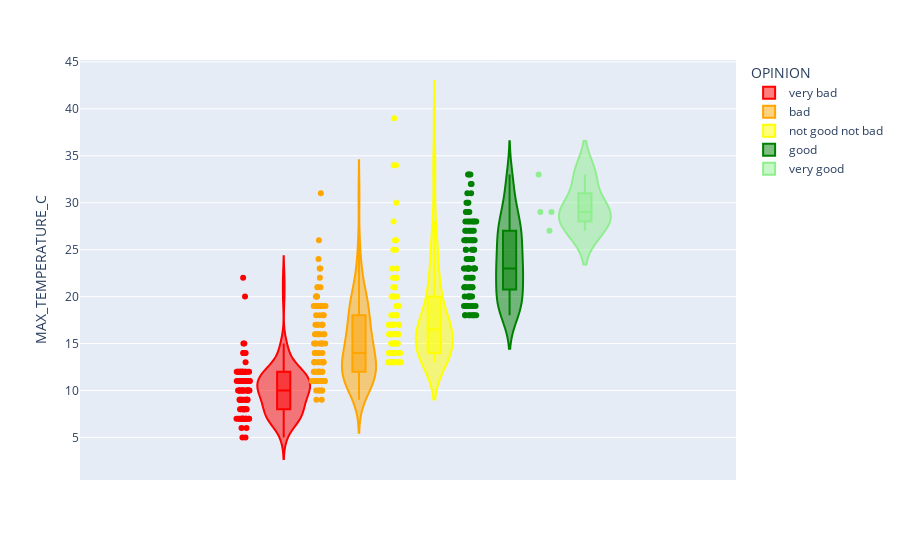

Notebook code for this chart:
### Markdown cell above
## Draw 5 violin charts on the same figure
Do you know box plot ? Violin is like a box plot, but with density.

### Code cell
# Complete the code below to add Opinion on color argument.
# Change colors to be coherent and not to draw a rainbow.


fig = px.violin(df_weather, y="MAX_TEMPERATURE_C", color='OPINION',  box=True, points="all",
                color_discrete_sequence=["red", "orange", "yellow", "green", "lightgreen"])
fig.show()

# Could you read on the graph which is the max temperature for a "bad" weather ?
#Yes ! Its in red color, max temp = 22 for a bad weather

### Figure 1 — Plotly figure (JSON) as saved in the notebook; plotly's stock layout.template omitted (floating-point values rounded to 4 significant figures)
{"data": [{"alignmentgroup": "True", "box": {"visible": true}, "hovertemplate": "OPINION=very bad<br>MAX_TEMPERATURE_C=%{y}<extra></extra>", "legendgroup": "very bad", "marker": {"color": "red"}, "name": "very bad", "offsetgroup": "very bad", "orientation": "v", "points": "all", "scalegroup": "True", "showlegend": true, "type": "violin", "x0": " ", "xaxis": "x", "y": [9, 8, 6, 5, 6, 5, 10, 7, 7, 10, 9, 9, 8, 9, 7, 7, 7, 8, 7, 7, 8, 8, 9, 7, 8, 7, 8, 7, 10, 11, 10, 12, 10, 12, 12, 12, 12, 11, 11, 11, 11, 12, 12, 12, 10, 10, 10, 10, 12, 12, 9, 14, 11, 12, 15, 15, 22, 20, 14, 14, 11, 11, 10, 11, 9, 11, 8, 9, 8, 10, 9, 7, 11, 10, 12, 7, 7, 7, 8, 7, 11, 11, 9, 12, 10, 10, 11, 13, 12, 11, 10, 10, 14, 12, 11, 9, 12, 10], "y0": " ", "yaxis": "y"}, {"alignmentgroup": "True", "box": {"visible": true}, "hovertemplate": "OPINION=bad<br>MAX_TEMPERATURE_C=%{y}<extra></extra>", "legendgroup": "bad", "marker": {"color": "orange"}, "name": "bad", "offsetgroup": "bad", "orientation": "v", "points": "all", "scalegroup": "True", "showlegend": true, "type": "violin", "x0": " ", "xaxis": "x", "y": [10, 10, 10, 11, 11, 10, 9, 12, 11, 11, 12, 13, 14, 11, 11, 13, 12, 10, 11, 13, 11, 12, 14, 18, 13, 13, 12, 16, 15, 15, 15, 15, 14, 17, 18, 17, 19, 19, 15, 16, 23, 31, 26, 21, 23, 22, 20, 19, 24, 21, 17, 19, 19, 19, 20, 21, 19, 19, 17, 18, 18, 20, 20, 16, 16, 16, 16, 15, 15, 14, 15, 12, 14, 17, 16, 17, 14, 13, 12, 11, 11, 12, 13, 14, 13, 13, 9, 13, 13, 11, 12, 12, 12, 11], "y0": " ", "yaxis": "y"}, {"alignmentgroup": "True", "box": {"visible": true}, "hovertemplate": "OPINION=not good not bad<br>MAX_TEMPERATURE_C=%{y}<extra></extra>", "legendgroup": "not good not bad", "marker": {"color": "yellow"}, "name": "not good not bad", "offsetgroup": "not good not bad", "orientation": "v", "points": "all", "scalegroup": "True", "showlegend": true, "type": "violin", "x0": " ", "xaxis": "x", "y": [13, 15, 14, 15, 13, 17, 17, 14, 15, 14, 13, 13, 13, 15, 17, 13, 13, 14, 16, 17, 16, 14, 14, 14, 14, 15, 19, 14, 17, 15, 14, 16, 16, 16, 17, 17, 19, 15, 15, 20, 16, 18, 16, 17, 18, 18, 20, 34, 34, 22, 26, 25, 39, 23, 25, 28, 23, 22, 22, 21, 21, 26, 25, 30, 17, 20, 16, 18, 20, 17, 16, 16, 18, 13, 13, 13], "y0": " ", "yaxis": "y"}, {"alignmentgroup": "True", "box": {"visible": true}, "hovertemplate": "OPINION=good<br>MAX_TEMPERATURE_C=%{y}<extra></extra>", "legendgroup": "good", "marker": {"color": "green"}, "name": "good", "offsetgroup": "good", "orientation": "v", "points": "all", "scalegroup": "True", "showlegend": true, "type": "violin", "x0": " ", "xaxis": "x", "y": [18, 19, 20, 18, 19, 18, 19, 21, 24, 21, 21, 18, 18, 18, 20, 21, 21, 20, 25, 23, 20, 18, 19, 19, 25, 28, 20, 20, 23, 27, 26, 31, 32, 26, 24, 25, 26, 28, 30, 28, 27, 25, 28, 26, 27, 26, 26, 29, 26, 33, 32, 23, 24, 23, 27, 29, 26, 25, 23, 23, 22, 23, 28, 30, 33, 30, 33, 29, 23, 23, 24, 26, 20, 19, 23, 22, 21, 22, 22, 24, 28, 29, 31, 21, 27, 23, 23, 27, 28, 19, 18, 21, 19], "y0": " ", "yaxis": "y"}, {"alignmentgroup": "True", "box": {"visible": true}, "hovertemplate": "OPINION=very good<br>MAX_TEMPERATURE_C=%{y}<extra></extra>", "legendgroup": "very good", "marker": {"color": "lightgreen"}, "name": "very good", "offsetgroup": "very good", "orientation": "v", "points": "all", "scalegroup": "True", "showlegend": true, "type": "violin", "x0": " ", "xaxis": "x", "y": [29, 27, 33, 29], "y0": " ", "yaxis": "y"}], "layout": {"legend": {"title": {"text": "OPINION"}, "tracegroupgap": 0}, "margin": {"t": 60}, "violinmode": "group", "xaxis": {"anchor": "y", "domain": [0, 1]}, "yaxis": {"anchor": "x", "domain": [0, 1], "title": {"text": "MAX_TEMPERATURE_C"}}}}
